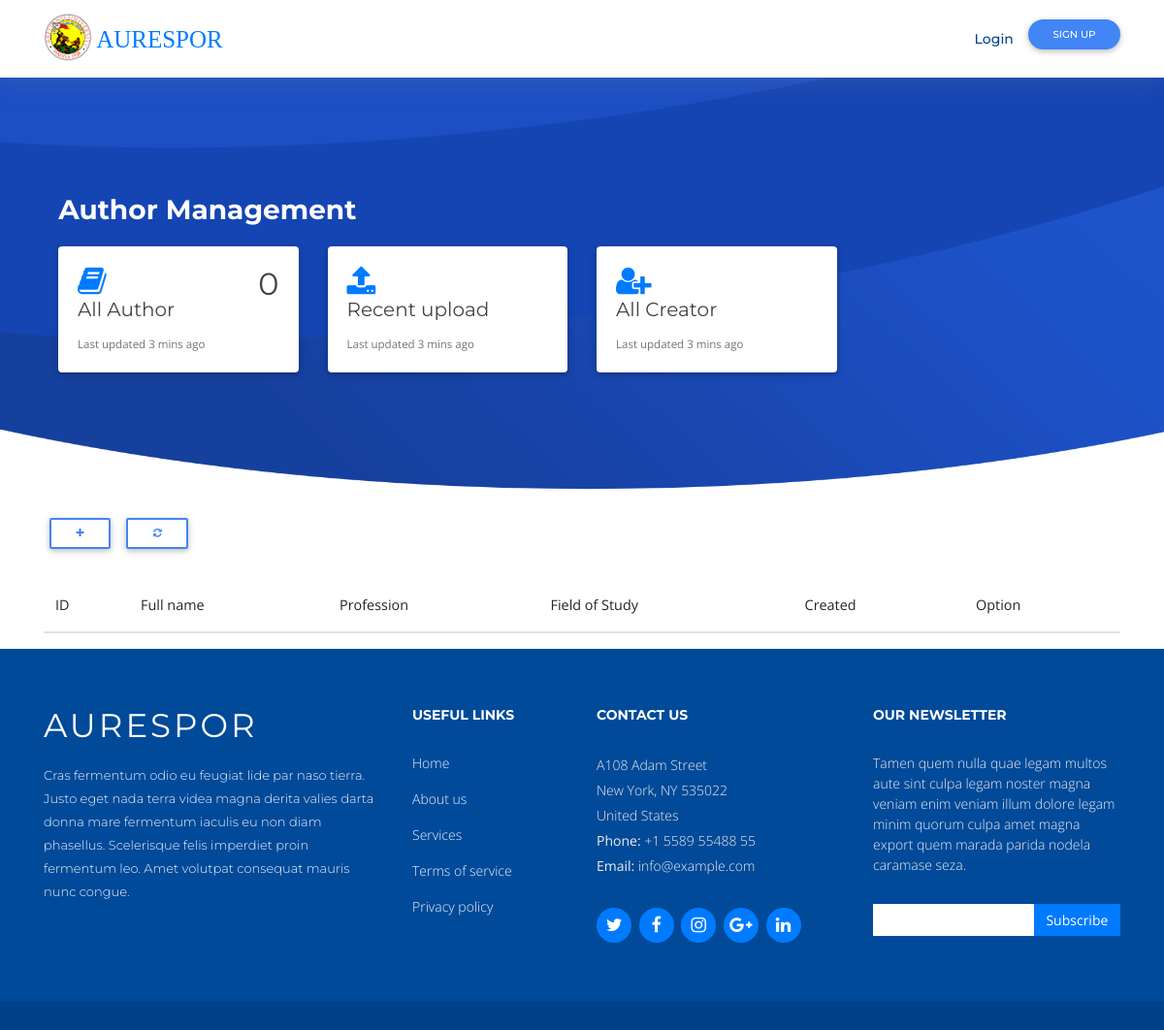
Page /admin/author/author.php on the earlier database version.
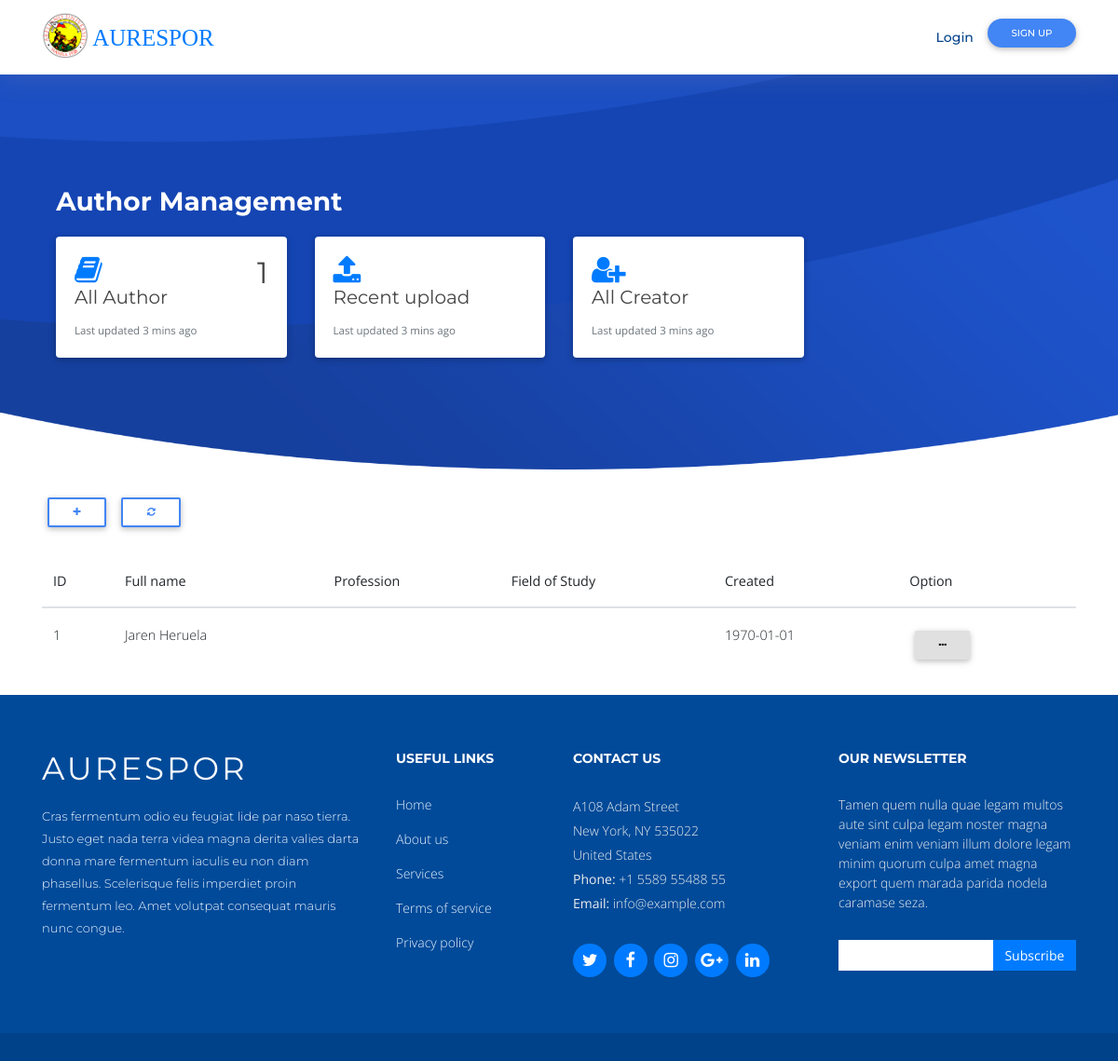
Same page on the later database version.
### tables this page shows
CREATE TABLE `tblauthor` (
  `id` varchar(20) NOT NULL,
  `name` varchar(100) NOT NULL,
  `email` varchar(100) NOT NULL,
  `profession` varchar(100) NOT NULL,
  `description` longtext NOT NULL,
  `fstudy` varchar(100) NOT NULL,
  `pdf_file` varchar(100) NOT NULL,
  `created` varchar(100) NOT NULL
);

### admin/author/functions/DB.func.php (called while the page is built, shortened)
<?php
function get_author($connect){
	$sql = "SELECT * FROM tblauthor";
	$result = $connect->query($sql);
		return $result;
}
?>

### admin/author/author.php (the view, shortened to what the changed rows need)
<?php
include "/xampp/htdocs/CustomLandingPage/admin/author/inc/header.php";
?>
<section id="intro" class="clearfix">
  <div class="container">
    <div class="card-group">
          <div class="col-md-3 col-sm-5">
            <div class="card">
              <div class="card-body">
                <i class="fa fa-book fa-2x " style="color:#007bff"></i><h2 class="float-right"><?php echo get_author($connect)->num_rows;?><?php
                ?></h2>
                 <h5 class="card-title">All Author</h5>
                <p class="card-text"><small class="text-muted">Last updated 3 mins ago</small></p>
              </div>
            </div>
          </div>
      </div>
    </div>
</section>
<div class="container">
<br/>
<br/>
<div class="table-responsive-lg">
 <table id="journal" class="table table-hover">
   <thead>
     <tr>
       <th scope="col">ID</th>
       <th scope="col">Full name</th>
       <th scope="col">Profession</th>
       <th scope="col">Field of Study</th>
       <th scope="col">Created</th>
       <th scope="col" align="center">Option</th>
     </tr>
   </thead>
   <tbody>
     <?php
     $result = get_author($connect);
     if ($result->num_rows>0) {
     while ($data = mysqli_fetch_array($result)) {
       ?>
       <tr>
         <td><?php echo $data['id']?></td>
         <td><a href="./api/action.php?id=<?php echo $data['id']?>"><?php echo $data['name']?></a></td>
         <td><?php echo $data['profession']?></td>
         <td><?php echo $data['fstudy']?></td>
        <td><?php echo date("Y-m-d",strtotime($data['created']));?></td>
       <td><div class="dropdown">
         <button class="btn btn-light btn-sm" type="button" id="option" data-toggle="dropdown" aria-haspopup="true" aria-expanded="false">
           <i class="fa fa-ellipsis-h"></i>
         </button>
       </div>
     </td>
   </tr>
   <?php
 }
}
 ?>
</tbody>
</table>
</div>
</div>

Differences in the rows shown:
added tblauthor: id "1", name "Jaren Heruela", created "1970-01-01"
Other differences:
get_author($connect)->num_rows: "0" → "1"
